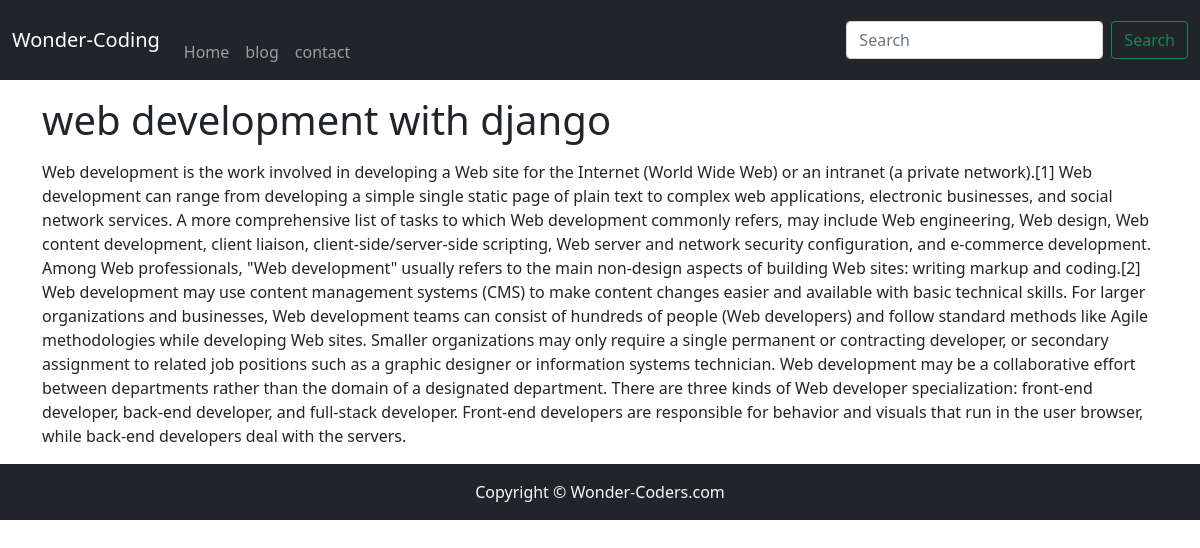
/blogpost/documentry, run on the app's committed database.
### blog/models.py (models this page shows, shortened)
class Blog(models.Model):
    sno = models.AutoField(primary_key= True)
    title= models.CharField(max_length=200)
    content = models.TextField()
    short_desc= models.CharField(max_length=245, default="")
    slug = models.CharField(max_length=100)
    time = models.DateTimeField(auto_now_add=True)

### blog/views.py (the view)
# urls.py: path('blogpost/<str:slug>', views.blogpost, name='blogpost'),
def blogpost(request,slug):
    blog = Blog.objects.filter(slug=slug).first()
    context = {'blog': blog}
    return render(request, 'blogpost.html', context)

### templates/blogpost.html
{% extends 'base.html' %}
{% block blogactive %}active{% endblock blogactive %}
{% block body%}
<div class="container">
<h1 class="my-3">{{blog.title}}</h1>
<div class="my-3">
    {{blog.content|safe}}
</div>
</div>
{% endblock body%}

### data on the page
Blog: title "web development with django", content "Web development is the work involved in developing a Web site for the Internet (World Wide Web) or an intranet (a private network).[1] Web development can range from developing a simple single static page of plain text to complex web applications, electronic businesses, and social network services. A more comprehensive list of tasks to which Web development commonly refers, may include Web engineering, Web design, Web content development, client liaison, client-side/server-side scripting, Web server and network security configuration, and e-commerce development. Among Web professionals, \"Web development\" usually refers to the main non-design aspects of building Web sites: writing markup and…"
